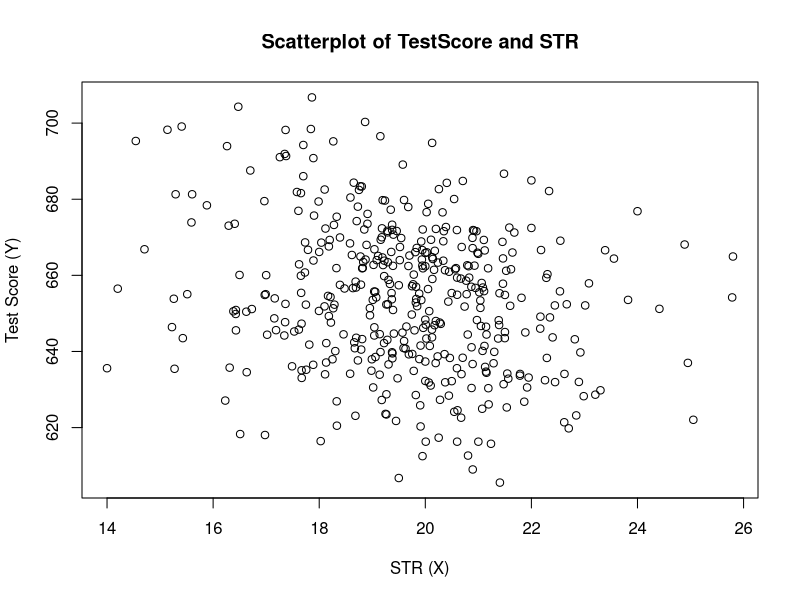
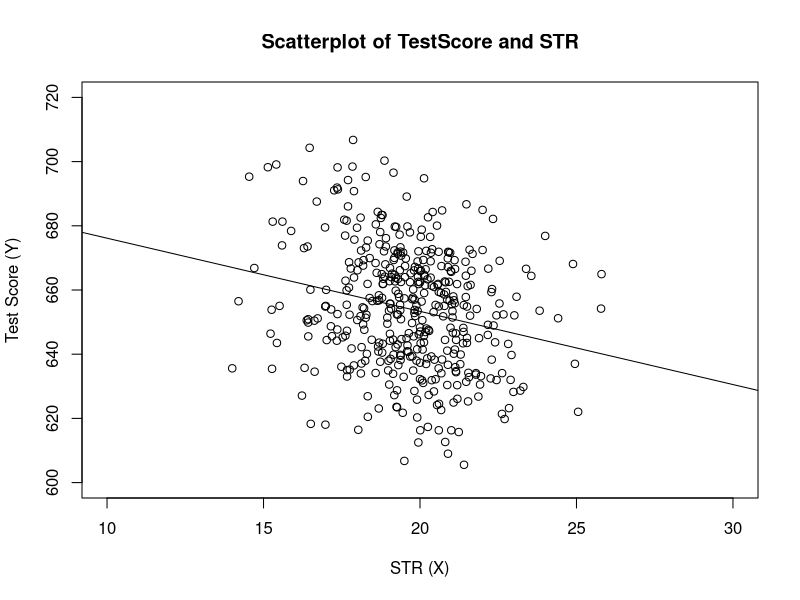

Write R code to recreate these figures, in order.
### STAT5003 - Week01 - WebApp Exercise

# install the AER package (once) 
# install.packages("AER")

# load the AER package
library(AER)

# load the dataset in the workspace
data(CASchools) 

class(CASchools) 

head(CASchools)

# compute STR and append it to CASchools
CASchools$STR <- CASchools$students/CASchools$teachers

# compute TestScore and append it to CASchools
CASchools$score <- (CASchools$read + CASchools$math)/2

# compute sample averages of STR and score
avg_STR <- mean(CASchools$STR) 
avg_score <- mean(CASchools$score) 

# compute sample standard deviations of STR and score
sd_STR <- sd(CASchools$STR) 
sd_score <- sd(CASchools$score) 

# set up a vector of percentiles and compute the quantiles
quantiles <- c(0.10, 0.25, 0.4, 0.5, 0.6, 0.75, 0.9) 
quant_STR <- quantile(CASchools$STR, quantiles) 
quant_score <- quantile(CASchools$score, quantiles) 

# gather everything in a data.frame
DistributionSummary <- data.frame(Average = c(avg_STR, avg_score), 
                                  StandardDeviation = c(sd_STR, sd_score), 
                                  quantile = rbind(quant_STR, quant_score))

# print the summary to the console
DistributionSummary

plot(score ~ STR, 
     data = CASchools, 
     main = "Scatterplot of TestScore and STR", 
     xlab = "STR (X)", 
     ylab = "Test Score (Y)")

cor(CASchools$STR, CASchools$score) 

# OLS for Linear Regression 
# The command below enables us to address a variable contained in 
# CASchools by its name: it is no longer necessary to use the $
# operator in conjunction with the dataset: R may evaluate the 
# variable name directly 
attach(CASchools) 

# compute beta_1_hat
beta_1 <- sum((STR - mean(STR)) * (score - mean(score))) / sum((STR - mean(STR))^2)

# compute beta_0_hat
beta_0 <- mean(score) - beta_1 * mean(STR) 

# print the results to the console
beta_1 

beta_0

# estimate the model and assign the result to linear_model 
linear_model <- lm(score ~ STR, data = CASchools) 

# print the standard output of the estimated lm object to the console
linear_model 

# plot the data 
plot(score ~ STR, 
     data = CASchools, 
     main = "Scatterplot of TestScore and STR", 
     xlab = "STR (X)",
     ylab = "Test Score (Y)", 
     xlim = c(10, 30), 
     ylim = c(600, 720))

# add the regression line
abline(linear_model) 
